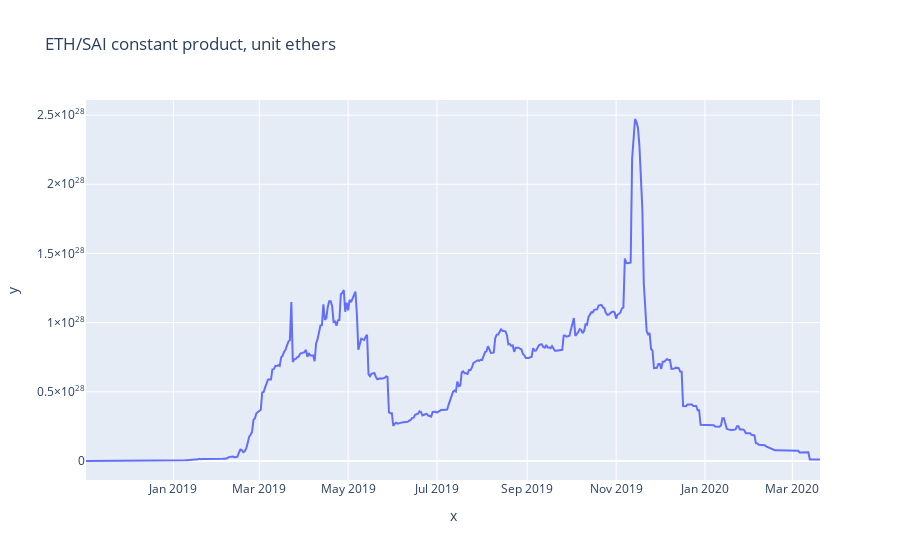

The code cell stored with this chart in its notebook:
### Code cell
fig = px.line(
    x=uniswap_daily.index,
    y=uniswap_daily.invariant/1e18,
    title='ETH/SAI constant product, unit ethers'
)
fig.show()

### Figure 1 — Plotly figure (JSON) as saved in the notebook; plotly's stock layout.template omitted (floating-point values rounded to 4 significant figures; data arrays with more than 128 entries replaced by an {"elided": "..."} marker saying what was removed)
{"data": [{"hovertemplate": "x=%{x}<br>y=%{y}<extra></extra>", "legendgroup": "", "line": {"color": "#636efa", "dash": "solid"}, "marker": {"symbol": "circle"}, "mode": "lines", "name": "", "orientation": "v", "showlegend": false, "type": "scatter", "x": {"elided": "505 str values"}, "xaxis": "x", "y": {"elided": "505 float values"}, "yaxis": "y"}], "layout": {"autosize": true, "legend": {"tracegroupgap": 0}, "title": {"text": "ETH/SAI constant product, unit ethers"}, "xaxis": {"anchor": "y", "autorange": true, "domain": [0, 1], "range": ["2018-11-02", "2020-03-20"], "title": {"text": "x"}, "type": "date"}, "yaxis": {"anchor": "x", "autorange": true, "domain": [0, 1], "range": [-1.373e+27, 2.609e+28], "title": {"text": "y"}, "type": "linear"}}}
